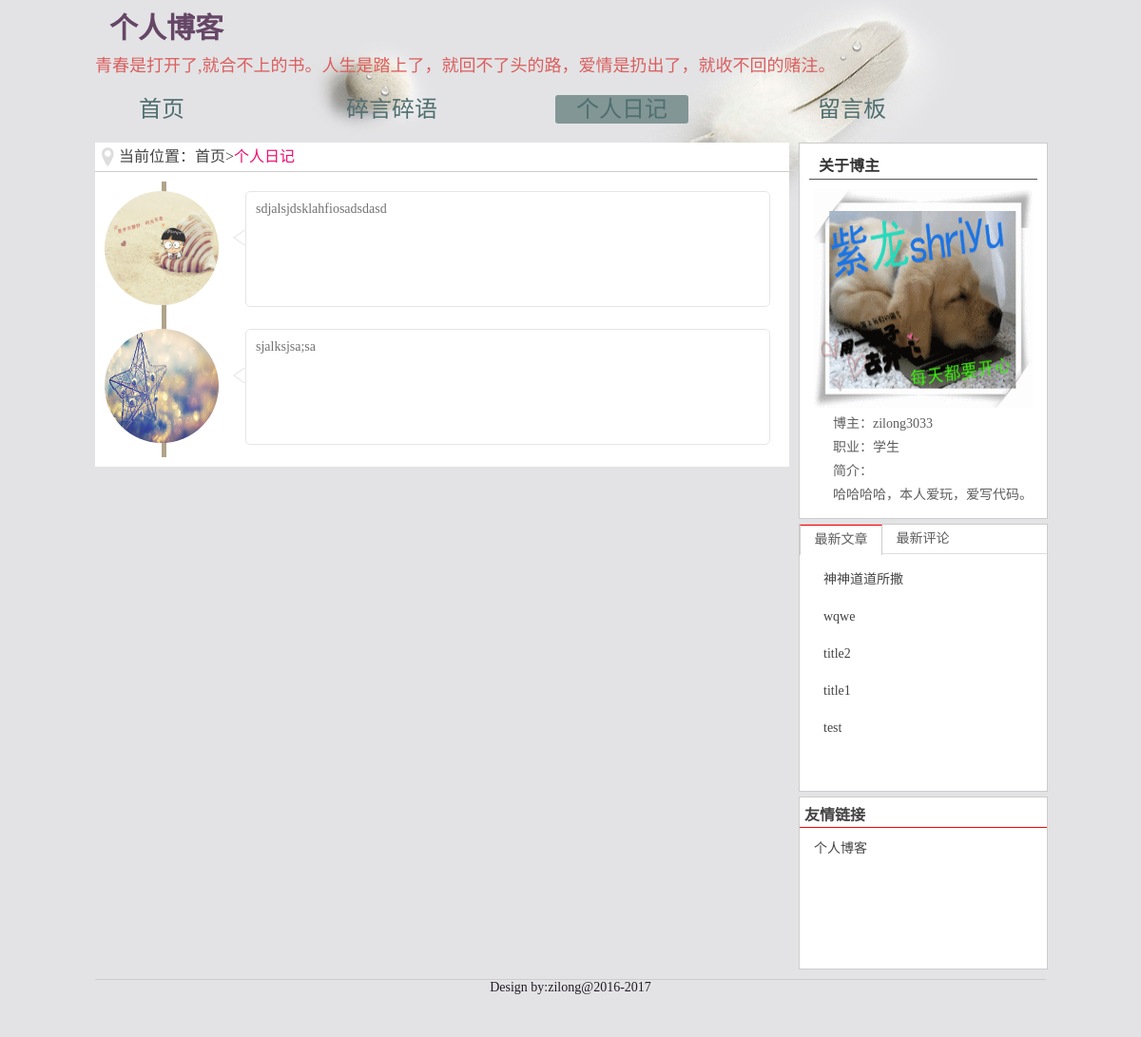
Screenshot of /riji/ with the database file from the repository.
### app/models.py (models this page shows)
class Diaries(models.Model):
    id=models.AutoField(primary_key=True)
    title=models.CharField(max_length=30)
    body=models.TextField(null=True)
    image=models.ImageField(upload_to="upload")
    datetime=models.DateTimeField(auto_now=True)

class Articles(models.Model):
    id=models.AutoField(primary_key=True)
    title=models.CharField(max_length=30)
    slug=models.CharField(max_length=30)
    body=models.TextField(null=True)
    image=models.ImageField(upload_to="upload")
    user_id=models.IntegerField()
    datetime=models.DateTimeField(auto_now=True)

### app/views.py (the view)
# urls.py: url(r'^riji/',views.riji,name="riji"),
def riji(request):
    diaries=Diaries.objects.raw("select * from app_diaries order by id desc limit 6")
    return render(request,"riji.html",{"diaries":diaries,'new_articles':new_articles,'comments':comments})

### app/templates/riji.html (shortened to what this page needs)
{% extends 'default.html' %}
{% block content %}
    <div id="content">
         <div class="left" id="riji">
           <div class="weizi">
           <div class="wz_text">当前位置：<a href="#">首页</a>><h1>个人日记</h1></div>
           </div>
           <div class="rj_content">
            {% for diary in diaries %}
              <div class="shiguang animated bounceIn">
                <div class="left sg_ico">
                <img src="/media/{{diary.image}}" width="120" height="120" alt=""/>
                </div>
                <div class="right sg_text">
                <img src="/static/images/left.png" width="13" height="16" alt="左图标"/>
                    {{diary.body}}
                </div>
              </div>
            {% endfor%}
           </div>
         </div>
{% endblock %}

### app/templates/default.html (shortened to what this page needs)
<!DOCTYPE HTML>
<html lang="zh-CN">
<head>
<link rel="stylesheet" href="/static/css/index.css"/>
<link rel="stylesheet" href="/static/css/style.css"/>
</head>
<body>
    <div id="header">
      <h1>个人博客</h1>
      <p>青春是打开了,就合不上的书。人生是踏上了，就回不了头的路，爱情是扔出了，就收不回的赌注。</p>
    </div>
     <div id="nav">
        <ul>
        <center>
         <li><a href="/">首页</a></li>
         <li><a href="/shuo/">碎言碎语</a></li>
         <li><a href="/riji/">个人日记</a></li>
         <li><a href="/guestbook/">留言板</a></li>
         </center>
        </ul>
      </div>
    <div id="content">
        {% block content %}
        {% endblock %}
         <div class="right" id="c_right">
          <div class="s_about">
          <h2>关于博主</h2>
           <img src="/static/images/my.gif" width="230" height="230" alt="博主"/>
           <p>博主：zilong3033</p>
           <p>职业：学生</p>
           <p>简介：</p>
           <p>
            哈哈哈哈，本人爱玩，爱写代码。
           </p>
           <br>
          </div>
           <div class="lanmubox">
              <div class="hd">
               <ul><li>最新文章</li><li>最新评论</li></ul>
              </div>
              <div class="bd">
                <ul>
                {% for article in new_articles %}
					<li><a href="{% url 'article' article.id %}" title="{{article.title}}">{{article.title}}</a></li>
                {% endfor %}
				</ul>
              </div>
           </div>
           <div class="link">
            <h2>友情链接</h2>
            <p><a href="http://blog.zilong3033.cn">个人博客</a></p>
           </div>
         </div>
    </div>
    <div id="footer">
     <p>Design by:<a href="http://zilong3033.cn" target="_blank">zilong@2016-2017</a></p>
    </div>
</body>
</html>

### app/static/css/index.css (style rules this page uses)
* { margin:0; padding:0px; }
body { font-size:14px;font-family:"微软雅黑";background:#E3E3E5 url(../images/bg.jpg) 50% top scroll no-repeat;color:#5d5d5d; }
a { text-decoration:none; }
.left { float:left; }
.right { float:right; }
li { list-style:none; }
img { display:block;border:0px; }
#header { width:1000px;margin:0 auto; }
#header h1 { font-size:30px;color:#664666;padding:5px 0 5px 15px;font-weight:600; }
#header p { font-size:18px;color:#DB5E5E;font-weight:500; }
#nav { width:1000px;margin:20px auto; }
#nav ul li { width:240px;height:30px;line-height:30px;float:left;text-align:center;margin:0px 2px 0px 0px; }
#nav ul li a { color:#506F70;font-size:24px;width:140px;height:30px;display:block; }
#nava { display:block;color:#fff;width:140px;height:30px;background:#829696;border-radius:3px; }
#content { width:1000px;margin:5px auto; }
#c_right { width:260px; }
#c_right .s_about { width:260px;border:1px solid #ccc;background:#fff; }
#c_right .s_about h2 { width:230px;margin:0 auto;font-size:16px;color:#333;padding:10px 0px 3px 10px;border-bottom:1px solid #555; }
#c_right .s_about img { margin:0 auto;margin-top:10px; }
#c_right .s_about p { padding-left:35px;margin-top:5px; }
#c_right .lanmubox { width:260px;height:280px;border:1px solid #ccc;margin-top:5px;background:#fff; }
.lanmubox .hd { width:260px;height:30px;border-bottom:1px solid #ddd; }
.lanmubox .hd ul li { float:left;width:85px;height:30px;line-height:30px;text-align:center; cursor:pointer; }
.lanmubox .hd ul li.on { height:30px;background:#fff;border:1px solid #ccc;border-bottom:2px solid #fff;border-top:1px solid #f00; }
.lanmubox .bd { width:260px;zoom:1;overflow:hidden; }
.lanmubox .bd ul li { width:230px;padding-left:25px;height:29px;line-height:29px;margin-top:10px }
.lanmubox .bd ul li a { color:#444;font-size:14px; }
#c_right .link { width:260px;height:180px;border:1px solid #ccc;margin-top:5px;background:#fff; }
.link h2 { font-size:16px;color:#444;padding:5px 0px 2px 5px;border-bottom:1px solid red; }
.link p { padding:10px 0px 0px 15px; }
.link p a { color:#444; }
#footer { width:1000px;height:50px;margin:10px auto;border-top:1px solid #ccc; }
#footer p { text-align:center;font-size:14px;color:#231C25; }
#footer p a { color:#231C25; }

### app/static/css/style.css (style rules this page uses)
* { marigin:0px; padding:0px; }
body { font-size:14px;font-family:"微软雅黑";background:#E3E3E5 url(../images/bg.jpg) 50% top scroll no-repeat;color:#5d5d5d; }
a { text-decoration:none; }
.left { float:left; }
.right { float:right; }
li { list-style:none; }
img { display:block;border:0px; }
.weizi { width:730px;height:30px;line-height:30px; background:url("../images/weizi.png") 7px 5px no-repeat; background-color:#fff; border-bottom:1px solid #ccc; }
.weizi .wz_text { font-size:16px;color:#444;padding-left:25px; }
.weizi .wz_text h1 { font-size:16px;color:#F00E71;display:inline;font-weight:500; }
.weizi .wz_text a { color:#444; }
#content #riji { width:730px;background:#fff; }
#riji .rj_content { width:710px;margin-top:10px;padding:0 10px;background:#fff;padding-bottom:10px; }
.rj_content .shiguang { width:710px;height:145px; }
.rj_content .shiguang .sg_ico { width:120px;height:145px; background:url("../images/line_bg.jpg") 60px 0px repeat-y; filter:Alpha(opacity=80);-moz-opacity: 0.8; opacity: 0.8; }
.rj_content .shiguang .sg_ico img { border-radius:60px;margin-top:10px; }
.rj_content .shiguang .sg_text { width:530px;height:100px;background:#fff;border:1px solid #E0DFDF; filter:Alpha(opacity=80);-moz-opacity: 0.8; opacity: 0.8; margin:10px 10px 0px 10px;position:relative;border-radius:5px;padding:10px;color:#4F4F4F; }
.rj_content .shiguang .sg_text img { position:absolute;top:40px;left:-14px;z-index:1; }

### rows the page displays
Diaries: image (picture), body "sdjalsjdsklahfiosadsdasd"
Diaries: image (picture), body "sjalksjsa;sa"
Articles: title "神神道道所撒"
Articles: title "wqwe"
Articles: title "title2"
Articles: title "title1"
Articles: title "test"
